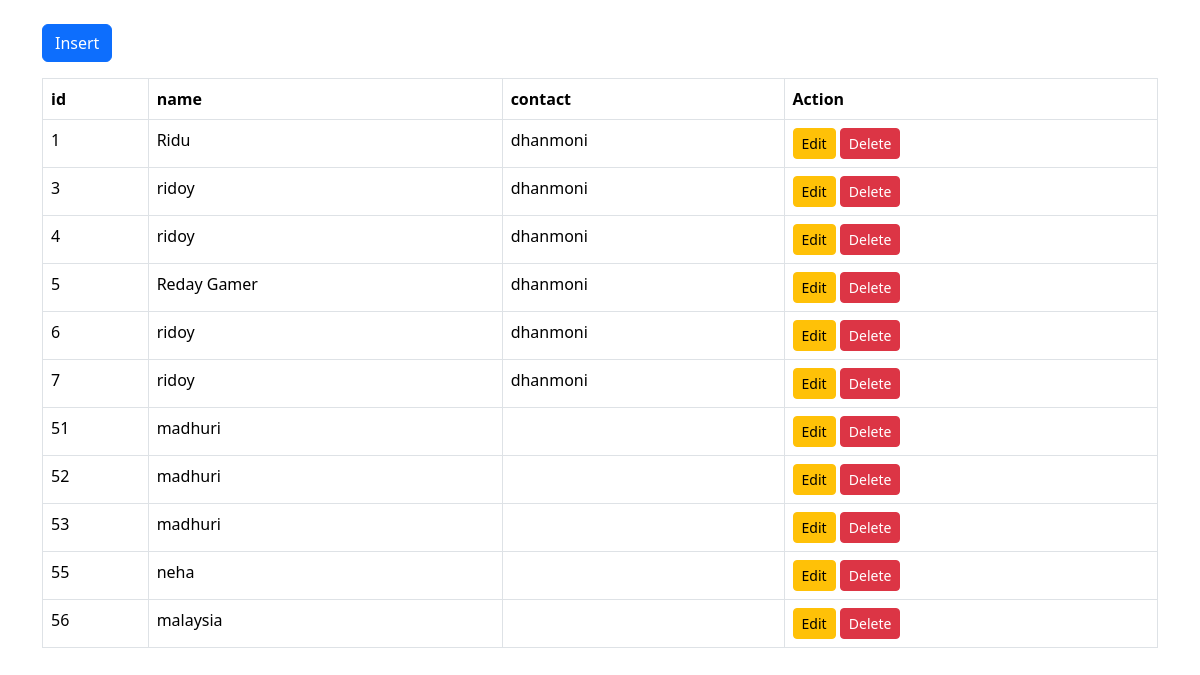
The page /view.php on the database its author committed.
### tables this page shows
CREATE TABLE `users` (
  `id` int(11) NOT NULL,
  `name` varchar(260) NOT NULL,
  `address` varchar(260) NOT NULL,
  `contact` varchar(11) NOT NULL
);

### view.php (the view, shortened to what this page needs)
<?php
$connect = mysqli_connect("localhost", "root", "", "crud");
$data = mysqli_query($connect, "SELECT * FROM users");
?>
<!doctype html>
<html lang="en">
<head>
  <link href="https://cdn.jsdelivr.net/npm/bootstrap@5.3.8/dist/css/bootstrap.min.css" rel="stylesheet">
</head>
<body>
<div class="container mt-4">
  <a href="insert.php" class="btn btn-primary mb-3">Insert</a>
  <table class="table table-bordered">
    <thead>
      <tr>
        <th>id</th>
        <th>name</th>
        <th>contact</th>
        <th>Action</th>
      </tr>
    </thead>
    <tbody>
    <?php while($row = mysqli_fetch_row($data)) { ?>
      <tr>
        <td><?php echo $row[0]; ?></td>
        <td><?php echo $row[1]; ?></td>
        <td><?php echo $row[2]; ?></td>
        <td>
          <a href="edit.php?id=<?php echo $row[0]; ?>" class="btn btn-warning btn-sm">Edit</a>
          <a href="view.php?viedit=<?php echo $row[0]; ?>" class="btn btn-danger btn-sm">Delete</a>
        </td>
      </tr>
    <?php } ?>
    </tbody>
  </table>
</div>
</body>
</html>

### rows shown on the page
users: id "1", name "Ridu", address "dhanmoni"
users: id "3", name "ridoy", address "dhanmoni"
users: id "4", name "ridoy", address "dhanmoni"
users: id "5", name "Reday Gamer", address "dhanmoni"
users: id "6", name "ridoy", address "dhanmoni"
users: id "7", name "ridoy", address "dhanmoni"
users: id "51", name "madhuri"
users: id "52", name "madhuri"
users: id "53", name "madhuri"
users: id "55", name "neha"
users: id "56", name "malaysia"
